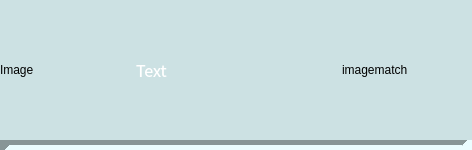
<?xml version="1.0" encoding="UTF-8"?>
<ui version="4.0">
 <class>LPNotif</class>
 <widget class="QWidget" name="LPNotif">
  <property name="geometry">
   <rect>
    <x>0</x>
    <y>0</y>
    <width>400</width>
    <height>147</height>
   </rect>
  </property>
  <property name="maximumSize">
   <size>
    <width>400</width>
    <height>147</height>
   </size>
  </property>
  <property name="windowTitle">
   <string>Form</string>
  </property>
  <property name="styleSheet">
   <string notr="true">background-color: rgb(204, 225, 227);</string>
  </property>
  <layout class="QHBoxLayout" name="horizontalLayout">
   <property name="spacing">
    <number>6</number>
   </property>
   <property name="leftMargin">
    <number>0</number>
   </property>
   <property name="topMargin">
    <number>0</number>
   </property>
   <property name="rightMargin">
    <number>0</number>
   </property>
   <property name="bottomMargin">
    <number>0</number>
   </property>
   <item>
    <layout class="QVBoxLayout" name="verticalLayout">
     <property name="spacing">
      <number>0</number>
     </property>
     <item>
      <layout class="QHBoxLayout" name="horizontalLayout_2">
       <property name="spacing">
        <number>6</number>
       </property>
       <item>
        <widget class="QLabel" name="image">
         <property name="minimumSize">
          <size>
           <width>130</width>
           <height>140</height>
          </size>
         </property>
         <property name="maximumSize">
          <size>
           <width>200</width>
           <height>140</height>
          </size>
         </property>
         <property name="text">
          <string>Image</string>
         </property>
        </widget>
       </item>
       <item>
        <widget class="QLabel" name="text">
         <property name="minimumSize">
          <size>
           <width>200</width>
           <height>140</height>
          </size>
         </property>
         <property name="palette">
          <palette>
           <active>
            <colorrole role="WindowText">
             <brush brushstyle="SolidPattern">
              <color alpha="255">
               <red>255</red>
               <green>255</green>
               <blue>255</blue>
              </color>
             </brush>
            </colorrole>
            <colorrole role="Button">
             <brush brushstyle="SolidPattern">
              <color alpha="255">
               <red>204</red>
               <green>225</green>
               <blue>227</blue>
              </color>
             </brush>
            </colorrole>
            <colorrole role="Light">
             <brush brushstyle="SolidPattern">
              <color alpha="255">
               <red>0</red>
               <green>0</green>
               <blue>0</blue>
              </color>
             </brush>
            </colorrole>
            <colorrole role="Midlight">
             <brush brushstyle="SolidPattern">
              <color alpha="255">
               <red>0</red>
               <green>0</green>
               <blue>0</blue>
              </color>
             </brush>
            </colorrole>
            <colorrole role="Dark">
             <brush brushstyle="SolidPattern">
              <color alpha="255">
               <red>0</red>
               <green>0</green>
               <blue>0</blue>
              </color>
             </brush>
            </colorrole>
            <colorrole role="Mid">
             <brush brushstyle="SolidPattern">
              <color alpha="255">
               <red>0</red>
               <green>0</green>
               <blue>0</blue>
              </color>
             </brush>
            </colorrole>
            <colorrole role="Text">
             <brush brushstyle="SolidPattern">
              <color alpha="255">
               <red>255</red>
               <green>255</green>
               <blue>255</blue>
              </color>
             </brush>
            </colorrole>
            <colorrole role="BrightText">
             <brush brushstyle="SolidPattern">
              <color alpha="255">
               <red>255</red>
               <green>255</green>
               <blue>255</blue>
              </color>
             </brush>
            </colorrole>
            <colorrole role="ButtonText">
             <brush brushstyle="SolidPattern">
              <color alpha="255">
               <red>255</red>
               <green>255</green>
               <blue>255</blue>
              </color>
             </brush>
            </colorrole>
            <colorrole role="Base">
             <brush brushstyle="SolidPattern">
              <color alpha="255">
               <red>204</red>
               <green>225</green>
               <blue>227</blue>
              </color>
             </brush>
            </colorrole>
            <colorrole role="Window">
             <brush brushstyle="SolidPattern">
              <color alpha="255">
               <red>204</red>
               <green>225</green>
               <blue>227</blue>
              </color>
             </brush>
            </colorrole>
            <colorrole role="Shadow">
             <brush brushstyle="SolidPattern">
              <color alpha="255">
               <red>0</red>
               <green>0</green>
               <blue>0</blue>
              </color>
             </brush>
            </colorrole>
            <colorrole role="AlternateBase">
             <brush brushstyle="SolidPattern">
              <color alpha="255">
               <red>0</red>
               <green>0</green>
               <blue>0</blue>
              </color>
             </brush>
            </colorrole>
            <colorrole role="ToolTipBase">
             <brush brushstyle="SolidPattern">
              <color alpha="255">
               <red>255</red>
               <green>255</green>
               <blue>220</blue>
              </color>
             </brush>
            </colorrole>
            <colorrole role="ToolTipText">
             <brush brushstyle="SolidPattern">
              <color alpha="255">
               <red>0</red>
               <green>0</green>
               <blue>0</blue>
              </color>
             </brush>
            </colorrole>
            <colorrole role="PlaceholderText">
             <brush brushstyle="NoBrush">
              <color alpha="128">
               <red>255</red>
               <green>255</green>
               <blue>255</blue>
              </color>
             </brush>
            </colorrole>
           </active>
           <inactive>
            <colorrole role="WindowText">
             <brush brushstyle="SolidPattern">
              <color alpha="255">
               <red>255</red>
               <green>255</green>
               <blue>255</blue>
              </color>
             </brush>
            </colorrole>
            <colorrole role="Button">
             <brush brushstyle="SolidPattern">
              <color alpha="255">
               <red>204</red>
               <green>225</green>
               <blue>227</blue>
              </color>
             </brush>
            </colorrole>
            <colorrole role="Light">
             <brush brushstyle="SolidPattern">
              <color alpha="255">
               <red>0</red>
               <green>0</green>
               <blue>0</blue>
              </color>
             </brush>
            </colorrole>
            <colorrole role="Midlight">
             <brush brushstyle="SolidPattern">
              <color alpha="255">
               <red>0</red>
               <green>0</green>
               <blue>0</blue>
              </color>
             </brush>
            </colorrole>
            <colorrole role="Dark">
             <brush brushstyle="SolidPattern">
              <color alpha="255">
               <red>0</red>
               <green>0</green>
               <blue>0</blue>
              </color>
             </brush>
            </colorrole>
            <colorrole role="Mid">
             <brush brushstyle="SolidPattern">
              <color alpha="255">
               <red>0</red>
               <green>0</green>
               <blue>0</blue>
              </color>
             </brush>
            </colorrole>
            <colorrole role="Text">
             <brush brushstyle="SolidPattern">
              <color alpha="255">
               <red>255</red>
               <green>255</green>
               <blue>255</blue>
              </color>
             </brush>
            </colorrole>
            <colorrole role="BrightText">
             <brush brushstyle="SolidPattern">
              <color alpha="255">
               <red>255</red>
               <green>255</green>
               <blue>255</blue>
              </color>
             </brush>
            </colorrole>
            <colorrole role="ButtonText">
             <brush brushstyle="SolidPattern">
              <color alpha="255">
               <red>255</red>
               <green>255</green>
               <blue>255</blue>
              </color>
             </brush>
            </colorrole>
            <colorrole role="Base">
             <brush brushstyle="SolidPattern">
              <color alpha="255">
               <red>204</red>
               <green>225</green>
               <blue>227</blue>
              </color>
             </brush>
            </colorrole>
            <colorrole role="Window">
             <brush brushstyle="SolidPattern">
              <color alpha="255">
               <red>204</red>
               <green>225</green>
               <blue>227</blue>
              </color>
             </brush>
            </colorrole>
            <colorrole role="Shadow">
             <brush brushstyle="SolidPattern">
              <color alpha="255">
               <red>0</red>
               <green>0</green>
               <blue>0</blue>
              </color>
             </brush>
            </colorrole>
            <colorrole role="AlternateBase">
             <brush brushstyle="SolidPattern">
              <color alpha="255">
               <red>0</red>
               <green>0</green>
               <blue>0</blue>
              </color>
             </brush>
            </colorrole>
            <colorrole role="ToolTipBase">
             <brush brushstyle="SolidPattern">
              <color alpha="255">
               <red>255</red>
               <green>255</green>
               <blue>220</blue>
              </color>
             </brush>
            </colorrole>
            <colorrole role="ToolTipText">
             <brush brushstyle="SolidPattern">
              <color alpha="255">
               <red>0</red>
               <green>0</green>
               <blue>0</blue>
              </color>
             </brush>
            </colorrole>
            <colorrole role="PlaceholderText">
             <brush brushstyle="NoBrush">
              <color alpha="128">
               <red>255</red>
               <green>255</green>
               <blue>255</blue>
              </color>
             </brush>
            </colorrole>
           </inactive>
           <disabled>
            <colorrole role="WindowText">
             <brush brushstyle="SolidPattern">
              <color alpha="255">
               <red>0</red>
               <green>0</green>
               <blue>0</blue>
              </color>
             </brush>
            </colorrole>
            <colorrole role="Button">
             <brush brushstyle="SolidPattern">
              <color alpha="255">
               <red>204</red>
               <green>225</green>
               <blue>227</blue>
              </color>
             </brush>
            </colorrole>
            <colorrole role="Light">
             <brush brushstyle="SolidPattern">
              <color alpha="255">
               <red>0</red>
               <green>0</green>
               <blue>0</blue>
              </color>
             </brush>
            </colorrole>
            <colorrole role="Midlight">
             <brush brushstyle="SolidPattern">
              <color alpha="255">
               <red>0</red>
               <green>0</green>
               <blue>0</blue>
              </color>
             </brush>
            </colorrole>
            <colorrole role="Dark">
             <brush brushstyle="SolidPattern">
              <color alpha="255">
               <red>0</red>
               <green>0</green>
               <blue>0</blue>
              </color>
             </brush>
            </colorrole>
            <colorrole role="Mid">
             <brush brushstyle="SolidPattern">
              <color alpha="255">
               <red>0</red>
               <green>0</green>
               <blue>0</blue>
              </color>
             </brush>
            </colorrole>
            <colorrole role="Text">
             <brush brushstyle="SolidPattern">
              <color alpha="255">
               <red>0</red>
               <green>0</green>
               <blue>0</blue>
              </color>
             </brush>
            </colorrole>
            <colorrole role="BrightText">
             <brush brushstyle="SolidPattern">
              <color alpha="255">
               <red>255</red>
               <green>255</green>
               <blue>255</blue>
              </color>
             </brush>
            </colorrole>
            <colorrole role="ButtonText">
             <brush brushstyle="SolidPattern">
              <color alpha="255">
               <red>0</red>
               <green>0</green>
               <blue>0</blue>
              </color>
             </brush>
            </colorrole>
            <colorrole role="Base">
             <brush brushstyle="SolidPattern">
              <color alpha="255">
               <red>204</red>
               <green>225</green>
               <blue>227</blue>
              </color>
             </brush>
            </colorrole>
            <colorrole role="Window">
             <brush brushstyle="SolidPattern">
              <color alpha="255">
               <red>204</red>
               <green>225</green>
               <blue>227</blue>
              </color>
             </brush>
            </colorrole>
            <colorrole role="Shadow">
             <brush brushstyle="SolidPattern">
              <color alpha="255">
               <red>0</red>
               <green>0</green>
               <blue>0</blue>
              </color>
             </brush>
            </colorrole>
            <colorrole role="AlternateBase">
             <brush brushstyle="SolidPattern">
              <color alpha="255">
               <red>0</red>
               <green>0</green>
               <blue>0</blue>
              </color>
             </brush>
            </colorrole>
            <colorrole role="ToolTipBase">
             <brush brushstyle="SolidPattern">
              <color alpha="255">
               <red>255</red>
               <green>255</green>
               <blue>220</blue>
              </color>
             </brush>
            </colorrole>
            <colorrole role="ToolTipText">
             <brush brushstyle="SolidPattern">
              <color alpha="255">
               <red>0</red>
               <green>0</green>
               <blue>0</blue>
              </color>
             </brush>
            </colorrole>
            <colorrole role="PlaceholderText">
             <brush brushstyle="NoBrush">
              <color alpha="128">
               <red>255</red>
               <green>255</green>
               <blue>255</blue>
              </color>
             </brush>
            </colorrole>
           </disabled>
          </palette>
         </property>
         <property name="font">
          <font>
           <family>Noto Sans CJK JP</family>
           <pointsize>12</pointsize>
          </font>
         </property>
         <property name="text">
          <string>Text</string>
         </property>
        </widget>
       </item>
       <item>
        <widget class="QLabel" name="imageMatch">
         <property name="minimumSize">
          <size>
           <width>130</width>
           <height>140</height>
          </size>
         </property>
         <property name="maximumSize">
          <size>
           <width>200</width>
           <height>140</height>
          </size>
         </property>
         <property name="text">
          <string>imagematch</string>
         </property>
        </widget>
       </item>
      </layout>
     </item>
     <item>
      <widget class="Line" name="line">
       <property name="minimumSize">
        <size>
         <width>0</width>
         <height>10</height>
        </size>
       </property>
       <property name="palette">
        <palette>
         <active>
          <colorrole role="WindowText">
           <brush brushstyle="SolidPattern">
            <color alpha="255">
             <red>0</red>
             <green>0</green>
             <blue>0</blue>
            </color>
           </brush>
          </colorrole>
          <colorrole role="Button">
           <brush brushstyle="SolidPattern">
            <color alpha="255">
             <red>204</red>
             <green>225</green>
             <blue>227</blue>
            </color>
           </brush>
          </colorrole>
          <colorrole role="Light">
           <brush brushstyle="SolidPattern">
            <color alpha="255">
             <red>255</red>
             <green>127</green>
             <blue>127</blue>
            </color>
           </brush>
          </colorrole>
          <colorrole role="Midlight">
           <brush brushstyle="SolidPattern">
            <color alpha="255">
             <red>255</red>
             <green>63</green>
             <blue>63</blue>
            </color>
           </brush>
          </colorrole>
          <colorrole role="Dark">
           <brush brushstyle="SolidPattern">
            <color alpha="255">
             <red>127</red>
             <green>0</green>
             <blue>0</blue>
            </color>
           </brush>
          </colorrole>
          <colorrole role="Mid">
           <brush brushstyle="SolidPattern">
            <color alpha="255">
             <red>170</red>
             <green>0</green>
             <blue>0</blue>
            </color>
           </brush>
          </colorrole>
          <colorrole role="Text">
           <brush brushstyle="SolidPattern">
            <color alpha="255">
             <red>0</red>
             <green>0</green>
             <blue>0</blue>
            </color>
           </brush>
          </colorrole>
          <colorrole role="BrightText">
           <brush brushstyle="SolidPattern">
            <color alpha="255">
             <red>255</red>
             <green>0</green>
             <blue>0</blue>
            </color>
           </brush>
          </colorrole>
          <colorrole role="ButtonText">
           <brush brushstyle="SolidPattern">
            <color alpha="255">
             <red>0</red>
             <green>0</green>
             <blue>0</blue>
            </color>
           </brush>
          </colorrole>
          <colorrole role="Base">
           <brush brushstyle="SolidPattern">
            <color alpha="255">
             <red>204</red>
             <green>225</green>
             <blue>227</blue>
            </color>
           </brush>
          </colorrole>
          <colorrole role="Window">
           <brush brushstyle="SolidPattern">
            <color alpha="255">
             <red>204</red>
             <green>225</green>
             <blue>227</blue>
            </color>
           </brush>
          </colorrole>
          <colorrole role="Shadow">
           <brush brushstyle="SolidPattern">
            <color alpha="255">
             <red>0</red>
             <green>0</green>
             <blue>0</blue>
            </color>
           </brush>
          </colorrole>
          <colorrole role="AlternateBase">
           <brush brushstyle="SolidPattern">
            <color alpha="255">
             <red>255</red>
             <green>127</green>
             <blue>127</blue>
            </color>
           </brush>
          </colorrole>
          <colorrole role="ToolTipBase">
           <brush brushstyle="SolidPattern">
            <color alpha="255">
             <red>255</red>
             <green>255</green>
             <blue>220</blue>
            </color>
           </brush>
          </colorrole>
          <colorrole role="ToolTipText">
           <brush brushstyle="SolidPattern">
            <color alpha="255">
             <red>0</red>
             <green>0</green>
             <blue>0</blue>
            </color>
           </brush>
          </colorrole>
          <colorrole role="PlaceholderText">
           <brush brushstyle="NoBrush">
            <color alpha="128">
             <red>0</red>
             <green>0</green>
             <blue>0</blue>
            </color>
           </brush>
          </colorrole>
         </active>
         <inactive>
          <colorrole role="WindowText">
           <brush brushstyle="SolidPattern">
            <color alpha="255">
             <red>0</red>
             <green>0</green>
             <blue>0</blue>
            </color>
           </brush>
          </colorrole>
          <colorrole role="Button">
           <brush brushstyle="SolidPattern">
            <color alpha="255">
             <red>204</red>
             <green>225</green>
             <blue>227</blue>
            </color>
           </brush>
          </colorrole>
          <colorrole role="Light">
           <brush brushstyle="SolidPattern">
            <color alpha="255">
             <red>255</red>
             <green>127</green>
             <blue>127</blue>
            </color>
           </brush>
          </colorrole>
          <colorrole role="Midlight">
           <brush brushstyle="SolidPattern">
            <color alpha="255">
             <red>255</red>
             <green>63</green>
             <blue>63</blue>
            </color>
           </brush>
          </colorrole>
          <colorrole role="Dark">
           <brush brushstyle="SolidPattern">
            <color alpha="255">
             <red>127</red>
             <green>0</green>
             <blue>0</blue>
            </color>
           </brush>
          </colorrole>
          <colorrole role="Mid">
           <brush brushstyle="SolidPattern">
            <color alpha="255">
             <red>170</red>
             <green>0</green>
             <blue>0</blue>
            </color>
           </brush>
          </colorrole>
          <colorrole role="Text">
           <brush brushstyle="SolidPattern">
            <color alpha="255">
             <red>0</red>
             <green>0</green>
             <blue>0</blue>
            </color>
           </brush>
          </colorrole>
          <colorrole role="BrightText">
           <brush brushstyle="SolidPattern">
            <color alpha="255">
             <red>255</red>
             <green>0</green>
             <blue>0</blue>
            </color>
           </brush>
          </colorrole>
          <colorrole role="ButtonText">
           <brush brushstyle="SolidPattern">
            <color alpha="255">
             <red>0</red>
             <green>0</green>
             <blue>0</blue>
            </color>
           </brush>
          </colorrole>
          <colorrole role="Base">
           <brush brushstyle="SolidPattern">
            <color alpha="255">
             <red>204</red>
             <green>225</green>
             <blue>227</blue>
            </color>
           </brush>
          </colorrole>
          <colorrole role="Window">
           <brush brushstyle="SolidPattern">
            <color alpha="255">
             <red>204</red>
             <green>225</green>
             <blue>227</blue>
            </color>
           </brush>
          </colorrole>
          <colorrole role="Shadow">
           <brush brushstyle="SolidPattern">
            <color alpha="255">
             <red>0</red>
             <green>0</green>
             <blue>0</blue>
            </color>
           </brush>
          </colorrole>
          <colorrole role="AlternateBase">
           <brush brushstyle="SolidPattern">
            <color alpha="255">
             <red>255</red>
             <green>127</green>
             <blue>127</blue>
            </color>
           </brush>
          </colorrole>
          <colorrole role="ToolTipBase">
           <brush brushstyle="SolidPattern">
            <color alpha="255">
             <red>255</red>
             <green>255</green>
             <blue>220</blue>
            </color>
           </brush>
          </colorrole>
          <colorrole role="ToolTipText">
           <brush brushstyle="SolidPattern">
            <color alpha="255">
             <red>0</red>
             <green>0</green>
             <blue>0</blue>
            </color>
           </brush>
          </colorrole>
          <colorrole role="PlaceholderText">
           <brush brushstyle="NoBrush">
            <color alpha="128">
             <red>0</red>
             <green>0</green>
             <blue>0</blue>
            </color>
           </brush>
          </colorrole>
         </inactive>
         <disabled>
          <colorrole role="WindowText">
           <brush brushstyle="SolidPattern">
            <color alpha="255">
             <red>127</red>
             <green>0</green>
             <blue>0</blue>
            </color>
           </brush>
          </colorrole>
          <colorrole role="Button">
           <brush brushstyle="SolidPattern">
            <color alpha="255">
             <red>204</red>
             <green>225</green>
             <blue>227</blue>
            </color>
           </brush>
          </colorrole>
          <colorrole role="Light">
           <brush brushstyle="SolidPattern">
            <color alpha="255">
             <red>255</red>
             <green>127</green>
             <blue>127</blue>
            </color>
           </brush>
          </colorrole>
          <colorrole role="Midlight">
           <brush brushstyle="SolidPattern">
            <color alpha="255">
             <red>255</red>
             <green>63</green>
             <blue>63</blue>
            </color>
           </brush>
          </colorrole>
          <colorrole role="Dark">
           <brush brushstyle="SolidPattern">
            <color alpha="255">
             <red>127</red>
             <green>0</green>
             <blue>0</blue>
            </color>
           </brush>
          </colorrole>
          <colorrole role="Mid">
           <brush brushstyle="SolidPattern">
            <color alpha="255">
             <red>170</red>
             <green>0</green>
             <blue>0</blue>
            </color>
           </brush>
          </colorrole>
          <colorrole role="Text">
           <brush brushstyle="SolidPattern">
            <color alpha="255">
             <red>127</red>
             <green>0</green>
             <blue>0</blue>
            </color>
           </brush>
          </colorrole>
          <colorrole role="BrightText">
           <brush brushstyle="SolidPattern">
            <color alpha="255">
             <red>255</red>
             <green>0</green>
             <blue>0</blue>
            </color>
           </brush>
          </colorrole>
          <colorrole role="ButtonText">
           <brush brushstyle="SolidPattern">
            <color alpha="255">
             <red>127</red>
             <green>0</green>
             <blue>0</blue>
            </color>
           </brush>
          </colorrole>
          <colorrole role="Base">
           <brush brushstyle="SolidPattern">
            <color alpha="255">
             <red>204</red>
             <green>225</green>
             <blue>227</blue>
            </color>
           </brush>
          </colorrole>
          <colorrole role="Window">
           <brush brushstyle="SolidPattern">
            <color alpha="255">
             <red>204</red>
             <green>225</green>
             <blue>227</blue>
            </color>
           </brush>
          </colorrole>
          <colorrole role="Shadow">
           <brush brushstyle="SolidPattern">
            <color alpha="255">
             <red>0</red>
             <green>0</green>
             <blue>0</blue>
            </color>
           </brush>
          </colorrole>
          <colorrole role="AlternateBase">
           <brush brushstyle="SolidPattern">
            <color alpha="255">
             <red>255</red>
             <green>0</green>
             <blue>0</blue>
            </color>
           </brush>
          </colorrole>
          <colorrole role="ToolTipBase">
           <brush brushstyle="SolidPattern">
            <color alpha="255">
             <red>255</red>
             <green>255</green>
             <blue>220</blue>
            </color>
           </brush>
          </colorrole>
          <colorrole role="ToolTipText">
           <brush brushstyle="SolidPattern">
            <color alpha="255">
             <red>0</red>
             <green>0</green>
             <blue>0</blue>
            </color>
           </brush>
          </colorrole>
          <colorrole role="PlaceholderText">
           <brush brushstyle="NoBrush">
            <color alpha="128">
             <red>0</red>
             <green>0</green>
             <blue>0</blue>
            </color>
           </brush>
          </colorrole>
         </disabled>
        </palette>
       </property>
       <property name="lineWidth">
        <number>10</number>
       </property>
       <property name="orientation">
        <enum>Qt::Horizontal</enum>
       </property>
      </widget>
     </item>
    </layout>
   </item>
  </layout>
 </widget>
 <resources/>
 <connections/>
</ui>
